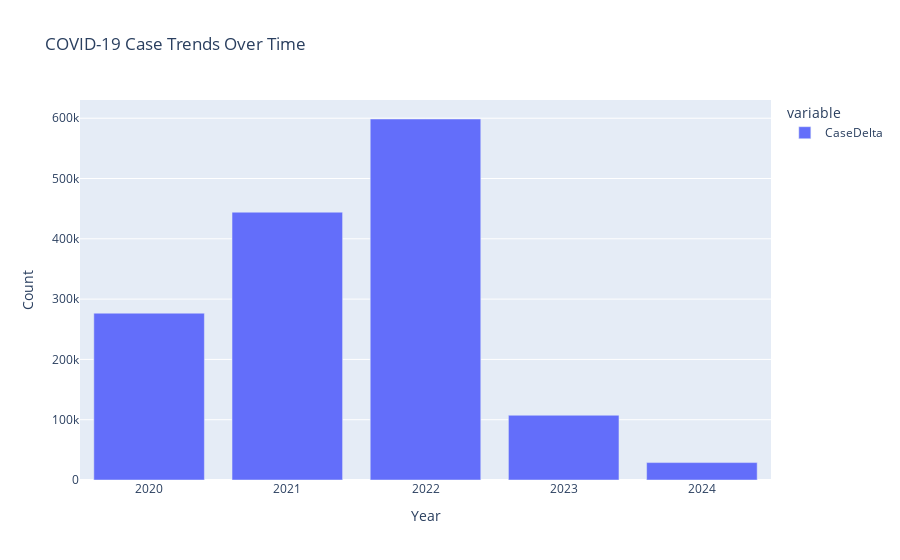

The code cell stored with this chart in its notebook:
### Code cell
import plotly.express as px
# Exclude datetime columns from the sum operation
numerical_columns = ['CaseDelta']  # Add other numerical columns as needed
grouped_data = covid_summary_df.groupby('year')[numerical_columns].sum().reset_index()
# Creating an interactive bar chart using Plotly
fig = px.bar(grouped_data, x='year', y=['CaseDelta'], title='COVID-19 Case Trends Over Time',
             labels={'year': 'Year', 'value': 'Count'}, barmode='group')
plt.savefig("output/INTcasetrends_over_time.png")
fig.show()

### Figure 1 — Plotly figure (JSON) as saved in the notebook; plotly's stock layout.template omitted (floating-point values rounded to 4 significant figures)
{"data": [{"alignmentgroup": "True", "hovertemplate": "variable=CaseDelta<br>Year=%{x}<br>Count=%{y}<extra></extra>", "legendgroup": "CaseDelta", "marker": {"color": "#636efa", "pattern": {"shape": ""}}, "name": "CaseDelta", "offsetgroup": "CaseDelta", "orientation": "v", "showlegend": true, "textposition": "auto", "type": "bar", "x": [2020, 2021, 2022, 2023, 2024], "xaxis": "x", "y": [276662, 444152, 598702, 107390, 28871], "yaxis": "y"}], "layout": {"barmode": "group", "legend": {"title": {"text": "variable"}, "tracegroupgap": 0}, "title": {"text": "COVID-19 Case Trends Over Time"}, "xaxis": {"anchor": "y", "domain": [0, 1], "title": {"text": "Year"}}, "yaxis": {"anchor": "x", "domain": [0, 1], "title": {"text": "Count"}}}}
